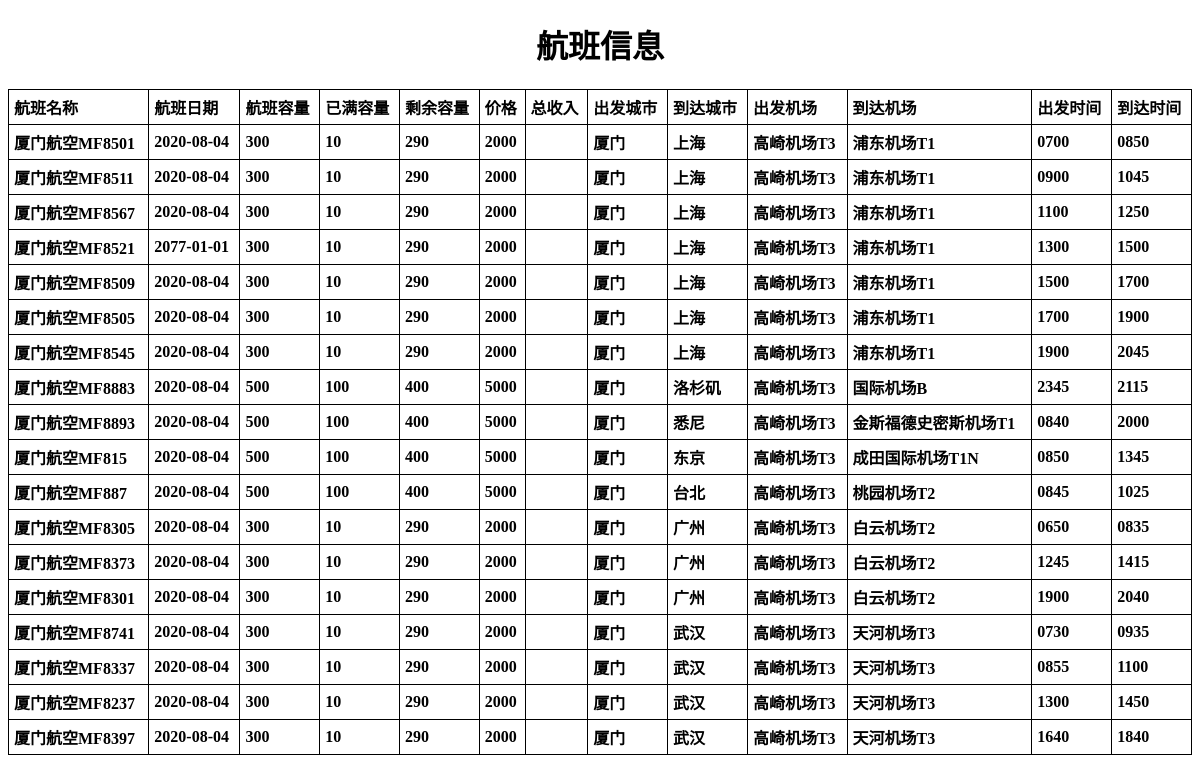
/ticketInfo/, run on an earlier commit of the app's database.
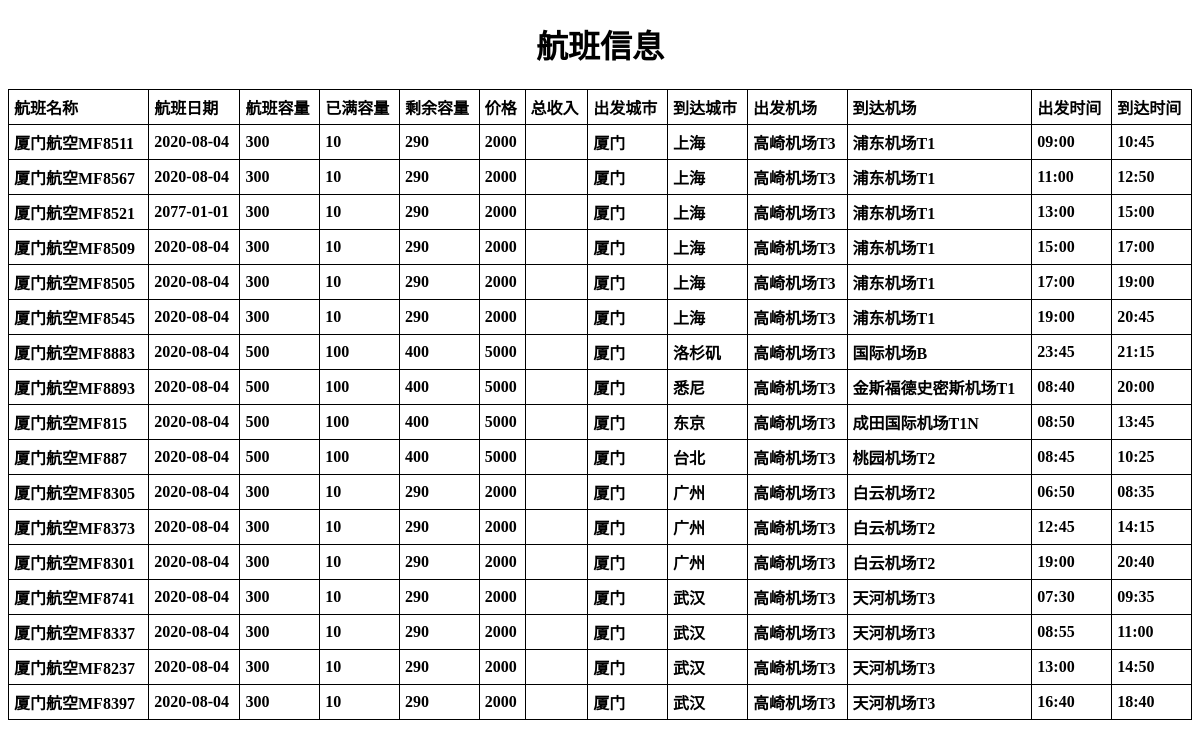
And on a later commit of the database.
### TicketApp/models.py (models this page shows)
class TicketItem(models.Model):
    flight_name = models.TextField()
    flight_date = models.TextField()
    flight_capacity = models.TextField()
    flight_booked_seats = models.TextField()
    flight_remained_seats = models.TextField()
    flight_price = models.TextField()
    depart_city = models.TextField()
    arrive_city = models.TextField()
    depart_airport = models.TextField()
    arrive_airport = models.TextField()
    depart_time = models.TextField()
    arrive_time = models.TextField()

### TicketApp/views.py (the view)
# urls.py: path('ticketInfo/', ticket_info),
def ticket_info(request):
    all_ticket_items = TicketItem.objects.all()
    return render(request, 'TicketInfo.html', {'all_items': all_ticket_items})

### TicketApp/templates/TicketInfo.html (shortened to what this page needs)
<!DOCTYPE html>
<html lang="en">
<head>
</head>
<body>
<h1 align="center">航班信息</h1>
<table style="width:100%">
    <tr>
        <th>航班名称</th>
        <th>航班日期</th>
        <th>航班容量</th>
        <th>已满容量</th>
        <th>剩余容量</th>
        <th>价格</th>
        <th>总收入</th>
        <th>出发城市</th>
        <th>到达城市</th>
        <th>出发机场</th>
        <th>到达机场</th>
        <th>出发时间</th>
        <th>到达时间</th>
    </tr>
    {% for ticketinfo_item in all_items %}
    <tr>
        <th>{{ ticketinfo_item.flight_name }}</th>
        <th>{{ ticketinfo_item.flight_date }}</th>
        <th>{{ ticketinfo_item.flight_capacity }}</th>
        <th>{{ ticketinfo_item.flight_booked_seats }}</th>
        <th>{{ ticketinfo_item.flight_remained_seats }}</th>
        <th>{{ ticketinfo_item.flight_price }}</th>
        <th>{{ ticketinfo_item.flight_income }}</th>
        <th>{{ ticketinfo_item.depart_city }}</th>
        <th>{{ ticketinfo_item.arrive_city }}</th>
        <th>{{ ticketinfo_item.depart_airport }}</th>
        <th>{{ ticketinfo_item.arrive_airport }}</th>
        <th>{{ ticketinfo_item.depart_time }}</th>
        <th>{{ ticketinfo_item.arrive_time }}</th>
    </tr>
    {% endfor %}
</table>
</body>
</html>

### TicketApp/templates/TicketInfo.html (style rules this page uses)
table, th, td { border: 1px solid black; border-collapse: collapse; }
th, td { padding: 5px; text-align: left; }

What changed in the data, as far as the page shows it:
removed TicketItem: flight_name "厦门航空MF8501", flight_date "2020-08-04", flight_capacity "300", flight_booked_seats "10", flight_remained_seats "290", flight_price "2000", depart_city "厦门", arrive_city "上海", depart_airport "高崎机场T3", arrive_airport "浦东机场T1", depart_time "0700", arrive_time "0850"
changed TicketItem "厦门航空MF8511": depart_time "0900" → "09:00"; arrive_time "1045" → "10:45"
changed TicketItem "厦门航空MF8567": depart_time "1100" → "11:00"; arrive_time "1250" → "12:50"
changed TicketItem "厦门航空MF8521": depart_time "1300" → "13:00"; arrive_time "1500" → "15:00"
changed TicketItem "厦门航空MF8509": depart_time "1500" → "15:00"; arrive_time "1700" → "17:00"
changed TicketItem "厦门航空MF8505": depart_time "1700" → "17:00"; arrive_time "1900" → "19:00"
changed TicketItem "厦门航空MF8545": depart_time "1900" → "19:00"; arrive_time "2045" → "20:45"
changed TicketItem "厦门航空MF8883": depart_time "2345" → "23:45"; arrive_time "2115" → "21:15"
changed TicketItem "厦门航空MF8893": depart_time "0840" → "08:40"; arrive_time "2000" → "20:00"
changed TicketItem "厦门航空MF815": depart_time "0850" → "08:50"; arrive_time "1345" → "13:45"
changed TicketItem "厦门航空MF887": depart_time "0845" → "08:45"; arrive_time "1025" → "10:25"
changed TicketItem "厦门航空MF8305": depart_time "0650" → "06:50"; arrive_time "0835" → "08:35"
changed TicketItem "厦门航空MF8373": depart_time "1245" → "12:45"; arrive_time "1415" → "14:15"
changed TicketItem "厦门航空MF8301": depart_time "1900" → "19:00"; arrive_time "2040" → "20:40"
changed TicketItem "厦门航空MF8741": depart_time "0730" → "07:30"; arrive_time "0935" → "09:35"
changed TicketItem "厦门航空MF8337": depart_time "0855" → "08:55"; arrive_time "1100" → "11:00"
changed TicketItem "厦门航空MF8237": depart_time "1300" → "13:00"; arrive_time "1450" → "14:50"
changed TicketItem "厦门航空MF8397": depart_time "1640" → "16:40"; arrive_time "1840" → "18:40"
